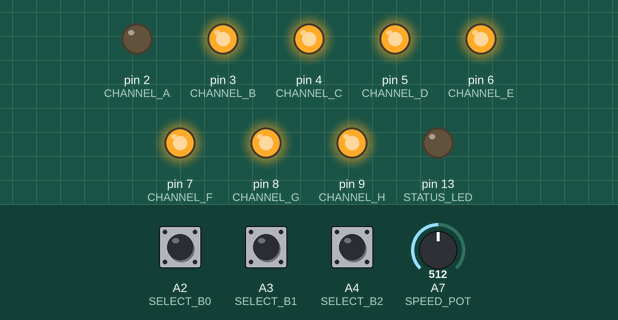
Simulated run of this sketch. Board: Arduino Nano, built with avr-gcc and run on an emulated ATmega328P. Parts: output pins drawn as LEDs (lit = HIGH). Dashed ring = blinking. The test bench sets the inputs (shaded band); at power-on: A7 (SPEED_POT) = 512, A2 (SELECT_B0) HIGH, A3 (SELECT_B1) HIGH, A4 (SELECT_B2) HIGH. Random numbers use the default seed unless the sketch sets one.

Above: at 1.7 s.
1.8 s: A7 (SPEED_POT) set to 122
At 2.13 s:
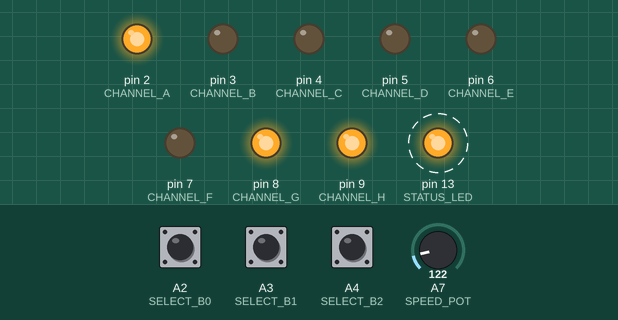
At 3.19 s:
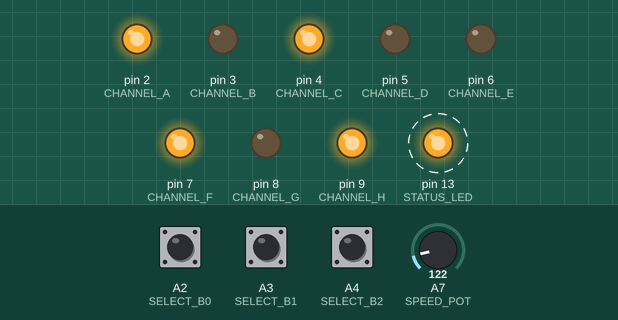
4.9 s: A7 (SPEED_POT) set to 22
At 5.33 s:
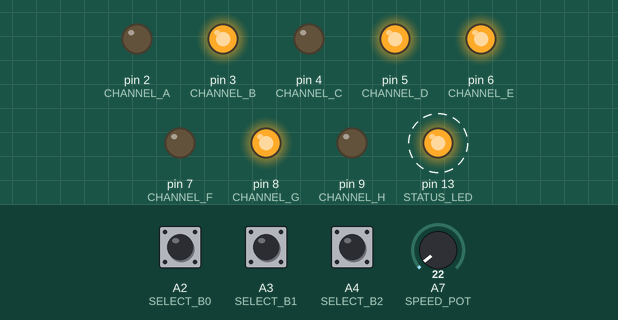
8.0 s: A2 (SELECT_B0) pulled LOW for 0.65 s
At 8.55 s:
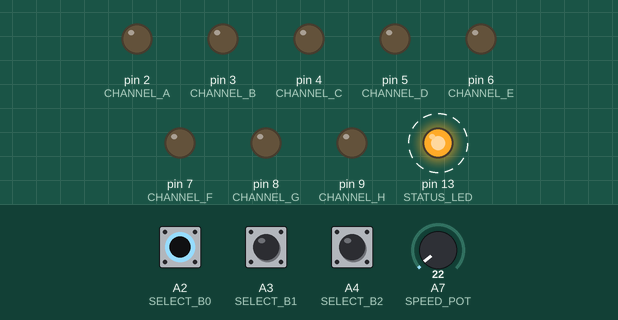
11.1 s: A3 (SELECT_B1) pulled LOW for 0.65 s
14.2 s: A4 (SELECT_B2) pulled LOW for 0.65 s
17.3 s: A7 (SPEED_POT) set to 42
Timing chart, 0 to 23.0 s (numbered marks = the images above; inputs shaded):
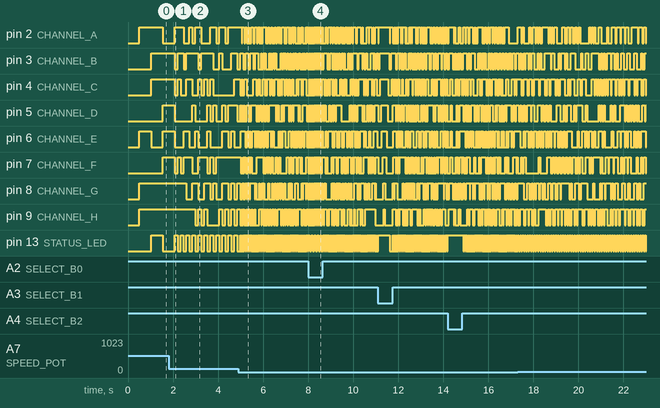

The sketch:

LdgDisplay.ino
```cpp
/***************************************************************************

EL Lightwire Sequence Generator using Sparkfun EL Sequencer board (COM-12781)

****************************************************************************/

#include "Arduino.h"


#define VERBOSE           0
#define DELAY_INTERVAL    10  // baseDelay is to be multiplied by 10msec
#define RAND_PATT_DELAY   10  // baseDelay for the random pattern case -- 10msec
#define MAX_PATTERNS      32

#define NUM_CHANNELS      8
#define MAX_SEQUENCES     8

// pin definitions
#define CHANNEL_A         2
#define CHANNEL_B         3
#define CHANNEL_C         4
#define CHANNEL_D         5
#define CHANNEL_E         6
#define CHANNEL_F         7
#define CHANNEL_G         8
#define CHANNEL_H         9

#define STATUS_LED        13

#define SELECT_B0         A2
#define SELECT_B1         A3
#define SELECT_B2         A4

#define UNUSED_ANALOG     A6
#define SPEED_POT         A7


// status LED state
unsigned char statusLED = 0;

// A Pattern is a set of (active HIGH) enables and a delay multiplier
// The delay following a Pattern is given by the value of the speed pot added to the
//  base value given by the Pattern's baseDelay value (multipled by DELAY_INTERVAL msecs)
typedef struct {
  unsigned char enables;    // active HIGH for each channel, LSB=channelA, MSB=channelH
  unsigned char baseDelay;  // number of delay intervals to be added to the speed pot value
} Pattern;

// A Sequence is an array of enables/delayMultiplier tuples
// Can have as many Sequences as there are selector switch positions
// A NULL pointer will make the given selection generate a random pattern
// N.B. counting on initialization putting zeros in the remaining slots
Pattern sequences[MAX_SEQUENCES][MAX_PATTERNS] = {
  {             // Sequence #0
    {0, 0},
  },
  {             // Sequence #1
    {0x00, 1},  // ........
    {0xFF, 1},  // XXXXXXXX
  },
  {             // Sequence #2
    {0x00, 1},  // ........
    {0x01, 1},  // .......X
    {0x03, 1},  // ......XX
    {0x07, 1},  // .....XXX
    {0x0F, 1},  // ....XXXX
    {0x1F, 1},  // ...XXXXX
    {0x3F, 1},  // ..XXXXXX
    {0x7F, 1},  // .XXXXXXX
    {0xFF, 1},  // XXXXXXXX
    {0x7F, 1},  // .XXXXXXX
    {0x3F, 1},  // ..XXXXXX
    {0x1F, 1},  // ...XXXXX
    {0x0F, 1},  // ....XXXX
    {0x07, 1},  // .....XXX
    {0x03, 1},  // ......XX
    {0x01, 1},  // .......X
  },
  {             // Sequence #3
    {0x00, 1},  // ........
    {0x01, 1},  // .......X
    {0x02, 1},  // ......X.
    {0x04, 1},  // .....X..
    {0x08, 1},  // ....X...
    {0x10, 1},  // ...X....
    {0x20, 1},  // ..X.....
    {0x40, 1},  // .X......
    {0x80, 1},  // X.......
    {0x40, 1},  // .X......
    {0x20, 1},  // ..X.....
    {0x10, 1},  // ...X....
    {0x08, 1},  // ....X...
    {0x04, 1},  // .....X..
    {0x02, 1},  // ......X.
    {0x01, 1},  // .......X
    {0x80, 1},  // X.......
    {0x40, 1},  // .X......
    {0x20, 1},  // ..X.....
    {0x10, 1},  // ...X....
    {0x08, 1},  // ....X...
    {0x04, 1},  // .....X..
    {0x02, 1},  // ......X.
    {0x01, 1},  // .......X
    {0x02, 1},  // ......X.
    {0x04, 1},  // .....X..
    {0x08, 1},  // ....X...
    {0x10, 1},  // ...X....
    {0x20, 1},  // ..X.....
    {0x40, 1},  // .X......
    {0x80, 1},  // X.......
  },
  {             // Sequence #4
    {0x00, 1},  // ........
    {0x81, 1},  // X......X
    {0xC3, 1},  // XX....XX
    {0xE7, 1},  // XXX..XXX
    {0xFF, 1},  // XXXXXXXX
    {0xE7, 1},  // XXX..XXX
    {0xC3, 1},  // XX....XX
    {0x81, 1},  // X......X
    {0x00, 1},  // ........
    {0x81, 1},  // X......X
    {0x42, 1},  // .X....X.
    {0x24, 1},  // ..X..X..
    {0x18, 1},  // ...XX...
    {0x24, 1},  // ..X..X..
    {0x42, 1},  // .X....X.
    {0x81, 1},  // X......X
    {0xFF, 1},  // XXXXXXXX
    {0x7E, 1},  // .XXXXXX.
    {0x3C, 1},  // ..XXXX..
    {0x18, 1},  // ...XX...
    {0x3C, 1},  // ..XXXX..
    {0x7E, 1},  // .XXXXXX.
    {0xFF, 1},  // XXXXXXXX
  },
  {             // Sequence #5
    {0xAA, 1},  // X.X.X.X.
    {0x55, 1},  // .X.X.X.X
  },
  {             // Sequence #6
    {0xCC, 1},  // XX..XX..
    {0x55, 1},  // .XX..XX.
    {0x33, 1},  // ..XX..XX
    {0x99, 1},  // X..XX..X
  },
  {             // Sequence #7
    {0xFF, 1},  // XXXXXXXX
    {0x00, 1},  // ........
    {0xFF, 1},  // XXXXXXXX
    {0x00, 1},  // ........
    {0xFF, 1},  // XXXXXXXX
    {0x00, 1},  // ........
    {0xFF, 1},  // XXXXXXXX
    {0x00, 1},  // ........
    {0xF0, 1},  // XXXX....
    {0x0F, 1},  // ....XXXX
    {0xF0, 1},  // XXXX....
    {0x0F, 1},  // ....XXXX
    {0xF0, 1},  // XXXX....
    {0x0F, 1},  // ....XXXX
    {0xF0, 1},  // XXXX....
    {0x0F, 1},  // ....XXXX
    {0xCC, 1},  // XX..XX..
    {0x33, 1},  // ..XX..XX
    {0xCC, 1},  // XX..XX..
    {0x33, 1},  // ..XX..XX
    {0xCC, 1},  // XX..XX..
    {0x33, 1},  // ..XX..XX
    {0xCC, 1},  // XX..XX..
    {0x33, 1},  // ..XX..XX
    {0x55, 1},  // .X.X.X.X
    {0xAA, 1},  // X.X.X.X.
    {0x55, 1},  // .X.X.X.X
    {0xAA, 1},  // X.X.X.X.
    {0x55, 1},  // .X.X.X.X
    {0xAA, 1},  // X.X.X.X.
    {0x55, 1},  // .X.X.X.X
    {0xAA, 1},  // X.X.X.X.
  }
};


// Read the selector switch and return the current setting
int getSelection() {
  return (((digitalRead(A4) == LOW) << 2) | ((digitalRead(A3) == LOW) << 1) | (digitalRead(A2) == LOW));
}


// Read the speed pot and return the delay value in msec
// Min=0 (no delay) and Max=1024 (~1sec)
int getSpeed() {
  return analogRead(SPEED_POT);
}


void setup() {
  Serial.begin(9600);
  delay(500);

  pinMode(CHANNEL_A, OUTPUT);
  pinMode(CHANNEL_B, OUTPUT);
  pinMode(CHANNEL_C, OUTPUT);
  pinMode(CHANNEL_D, OUTPUT);
  pinMode(CHANNEL_E, OUTPUT);
  pinMode(CHANNEL_F, OUTPUT);
  pinMode(CHANNEL_G, OUTPUT);
  pinMode(CHANNEL_H, OUTPUT);

  pinMode(STATUS_LED, OUTPUT);

  pinMode(SELECT_B0, INPUT_PULLUP);
  pinMode(SELECT_B1, INPUT_PULLUP);
  pinMode(SELECT_B2, INPUT_PULLUP);

  // use floating input as source of randomness
  randomSeed(analogRead(UNUSED_ANALOG));

  if (VERBOSE) {
    Serial.println("Start");
  }
}


void loop() {
  int i, speed, randEnbs, selection, delayTime;
  Pattern *seqPtr;

  digitalWrite(13, (statusLED & 0x01));
  statusLED++;

  selection = getSelection();
  if (VERBOSE) {
    Serial.print("Selection: ");
    Serial.println(selection, DEC);
  }

  seqPtr = sequences[selection];
  if ((seqPtr->enables == 0) && (seqPtr->baseDelay == 0x00)) {
    randEnbs = random(0, 255);
    delayTime = getSpeed() + RAND_PATT_DELAY;
    if (VERBOSE) {
      Serial.println("Pattern: 0x" + String(randEnbs, HEX) + ", Delay: " + String(delayTime));
    }
    for (i = 0; i < NUM_CHANNELS; i++) {
      digitalWrite(i + 2, ((randEnbs >> i) & 0x01));
    }
    delay(delayTime);
  } else {
    // loop over sequence
    while (!((seqPtr->enables == 0) && (seqPtr->baseDelay == 0x00))) {
      if (getSelection() != selection) {
        break;
      }
      delayTime = (seqPtr->baseDelay * DELAY_INTERVAL) + getSpeed();
      if (VERBOSE) {
        Serial.println("Pattern: 0x" + String(seqPtr->enables, HEX) + ", Delay: " + String(delayTime));
      }
      for (i = 0; i < NUM_CHANNELS; i++) {
        digitalWrite(i + 2, ((seqPtr->enables >> i) & 0x01));
      }
      delay(delayTime);
      seqPtr++;
    }
  }
}
```

Measured:
- after the input at 1.8 s, pin 9 (CHANNEL_H): goes LOW 0.13 s, HIGH 0.13 s, LOW 0.13 s, HIGH 0.13 s, LOW 0.53 s, 3 × (HIGH 0.13 s, LOW 0.13 s), then HIGH, starting after 1.2 s
- by itself, pin 13 (STATUS_LED): alternates HIGH for 0.05 s and LOW for 0.05 s
